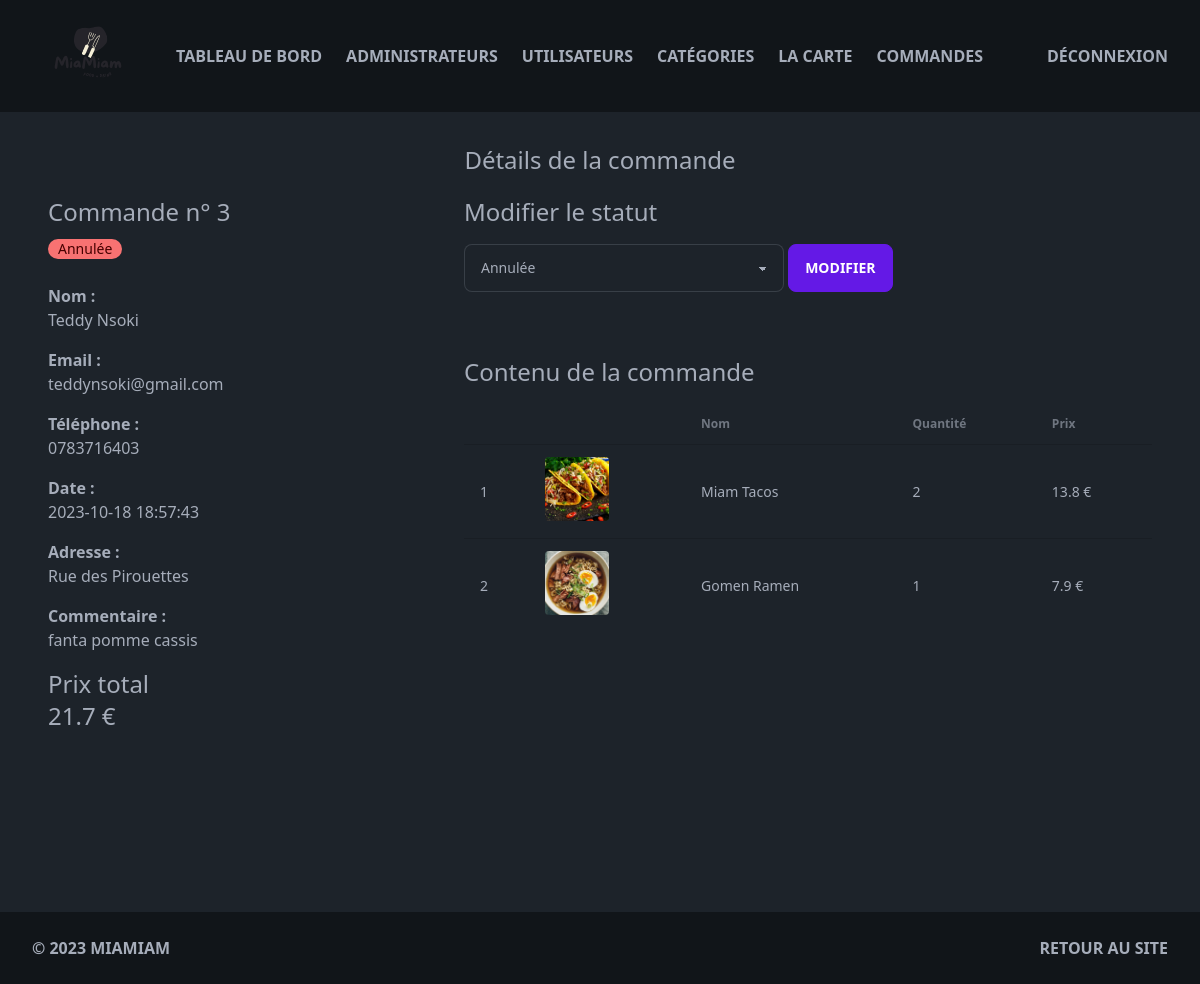
Screenshot of /admin/order-info.php?id=3 (signed in) with the database file from the repository.
### tables this page shows
CREATE TABLE IF NOT EXISTS `food_order` (
  `id` int NOT NULL AUTO_INCREMENT,
  `price` decimal(10,2) NOT NULL,
  `user_id` int NOT NULL,
  `delivery_address` varchar(255) NOT NULL,
  `order_date` timestamp NOT NULL DEFAULT CURRENT_TIMESTAMP,
  `status` varchar(255) NOT NULL,
  `comment` varchar(255) NOT NULL,
  PRIMARY KEY (`id`)
);

CREATE TABLE IF NOT EXISTS `user` (
  `id` int NOT NULL AUTO_INCREMENT,
  `email` varchar(255) NOT NULL,
  `password` varchar(255) NOT NULL,
  `phone` char(10) NOT NULL,
  `first_name` varchar(255) NOT NULL,
  `last_name` varchar(255) NOT NULL,
  PRIMARY KEY (`id`)
);

CREATE TABLE IF NOT EXISTS `in_order` (
  `id` int NOT NULL AUTO_INCREMENT,
  `food_order_id` int NOT NULL,
  `food_id` int NOT NULL,
  `quantity` int NOT NULL,
  PRIMARY KEY (`id`)
);

CREATE TABLE IF NOT EXISTS `food` (
  `id` int UNSIGNED NOT NULL AUTO_INCREMENT,
  `title` varchar(150) NOT NULL,
  `description` varchar(255) NOT NULL,
  `price` decimal(10,2) NOT NULL,
  `image_name` varchar(255) NOT NULL,
  `category_id` int UNSIGNED NOT NULL,
  `featured` varchar(10) NOT NULL,
  `active` varchar(10) NOT NULL,
  PRIMARY KEY (`id`),
  KEY `food_FK_1` (`category_id`)
);

### admin/order-info.php (the view, shortened to what this page needs)
<?php include('partials/menu.php'); ?>
<?php session_start();
require("../connection.php");
if (isset($_GET["id"])) {
    $order_id = $_GET["id"];
    try {
        $sql = "SELECT * FROM food_order WHERE id = :order_id";
        $results = $conn->prepare($sql);
        $results->bindParam(":order_id", $order_id);
        $results->execute();
        $order = $results->fetch();
    } catch (PDOException $e) {
        echo $e->getMessage();
    }
    try {
        $sql = "SELECT * FROM in_order WHERE food_order_id = :order_id";
        $results = $conn->prepare($sql);
        $results->bindParam(":order_id", $order_id);
        $results->execute();
        $order_items = $results->fetchAll();
        $nb = 1;
    } catch (PDOException $e) {
        echo $e->getMessage();
    }
    try {
        $sql = "SELECT * FROM user WHERE id = :user_id";
        $results = $conn->prepare($sql);
        $mon_id = $order["user_id"];
        $results->bindParam(":user_id", $mon_id);
        $results->execute();
        $user = $results->fetch();
    } catch (PDOException $e) {
        echo $e->getMessage();
    }
    try {
        $sql = "SELECT * FROM food";
        $food_results = $conn->query($sql)->fetchAll();
    } catch (PDOException $e) {
        echo $e->getMessage();
    }
    $total_price = 0;
    for ($i = 0; $i < count($order_items); $i++) {
        foreach ($food_results as $result) {
            if ($result["id"] === $order_items[$i]["food_id"]) {
                $total_price += $result["price"] * $order_items[$i]["quantity"];
            }
        }
    }
} else {
    header("Location: manage-order");
    exit;
}
?>
<!doctype html>
<html>
<head>
</head>
<body>
    <main class="mx-auto min-h-screen max-w-screen-xl px-12 py-8">
        <div class="wrapper">
            <h1 class="text-2xl text-center mb-5">Détails de la commande</h1>
            <div class="grid grid-cols-3">
                <div class="col-span-1">
                    <h2 class="text-2xl">Commande n° <?php echo $order["id"]; ?></h2>
                    <div class="mt-2">
                        <?php if ($order["status"] === "En attente") { ?>
                            <div class="badge badge-warning gap-2">
                                <?php echo $order["status"]; ?>
                            </div>
                        <?php } else if ($order["status"] === "En cours de livraison") { ?>
                            <div class="badge badge-primary gap-2">
                                <?php echo $order["status"]; ?>
                            </div>
                        <?php } else if ($order["status"] === "Livrée") { ?>
                            <div class="badge badge-success gap-2">
                                <?php echo $order["status"]; ?>
                            </div>
                        <?php } else if ($order["status"] === "Annulée") { ?>
                            <div class="badge badge-error gap-2">
                                <?php echo $order["status"]; ?>
                            </div>
                        <?php } ?>
                    </div>
                    <div class="mt-6">
                        <div class="mb-4">
                            <p class="font-bold">Nom :</p>
                            <p><?php echo $user["first_name"]; ?> <?php echo $user["last_name"]; ?></p>
                        </div>
                        <div class="mb-4">
                            <p class="font-bold">Email :</p>
                            <p><?php echo $user["email"]; ?></p>
                        </div>
                        <div class="mb-4">
                            <p class="font-bold">Téléphone :</p>
                            <p><?php echo $user["phone"]; ?></p>
                        </div>
                        <div class="mb-4">
                            <p class="font-bold">Date :</p>
                            <p><?php echo $order["order_date"]; ?></p>
                        </div>
                        <div class="mb-4">
                            <p class="font-bold">Adresse :</p>
                            <p><?php echo $order["delivery_address"]; ?></p>
                        </div>
                        <div class="mb-4">
                            <p class="font-bold">Commentaire :</p>
                            <p><?php echo $order["comment"]; ?></p>
                        </div>
                    </div>
                </div>
                <div class="col-span-2 ml-12">
                    <div>
                        <h2 class="text-2xl">Modifier le statut</h2>
                        <form class="mt-4" action="update-order.php" method="POST">
                            <select name="status" class="select select-bordered w-full max-w-xs mb-4">
                                <option value="Annulée" <?php if ($order["status"] === "Annulée") echo "selected"; ?>>Annulée</option>
                            </select>
                            <button type="submit" class="btn btn-primary">Modifier</button>
                        </form>
                    </div>
                    <h2 class="text-2xl mt-12">Contenu de la commande</h2>
                    <table class="table mt-4">
                        <thead>
                            <tr>
                                <th></th>
                                <th></th>
                                <th>Nom</th>
                                <th>Quantité</th>
                                <th>Prix</th>
                            </tr>
                        </thead>
                        <tbody>
                            <?php foreach ($order_items as $item) {
                                foreach ($food_results as $result) {
                                    if ($result["id"] === $item["food_id"]) {
                                        $order_item = $result;
                                    }
                                } ?>
                                <tr>
                                    <td>
                                        <?php echo $nb++; ?>
                                    </td>
                                    <td>
                                        <div>
                                            <div class="avatar">
                                                <div class="w-16 rounded">
                                                    <img src="../assets/food/<?php echo $order_item["image_name"]; ?>" alt="Image de la catégorie" />
                                                </div>
                                            </div>
                                        </div>
                                    </td>
                                    <td>
                                        <?php echo $order_item["title"]; ?>
                                    </td>
                                    <td>
                                        <?php echo $item["quantity"]; ?>
                                    </td>
                                    <td>
                                        <?php echo $order_item["price"] * $item["quantity"]; ?> €
                                    </td>
                                </tr>
                            <?php } ?>
                        </tbody>
                    </table>
                </div>
            </div>
            <div>
                <h2 class="text-2xl">Prix total</h2>
                <h2 class="text-2xl"><?php echo $total_price; ?> €</h2>
            </div>
        </div>
    </main>
</body>
</html>
<?php include('partials/footer.php'); ?>

### rows the page displays
food_order: id "3", status "Annulée", order_date "2023-10-18 18:57:43", delivery_address "Rue des Pirouettes", comment "fanta pomme cassis"
user: first_name "Teddy", last_name "Nsoki", email "teddynsoki@gmail.com", phone "0783716403"
in_order: food.image_name (picture), food.title "Miam Tacos", quantity "2", $order_item["price"] * $item["quantity"] "13.8"
in_order: food.image_name (picture), food.title "Gomen Ramen", quantity "1", $order_item["price"] * $item["quantity"] "7.9"

### other values shown
$total_price "21.7"
